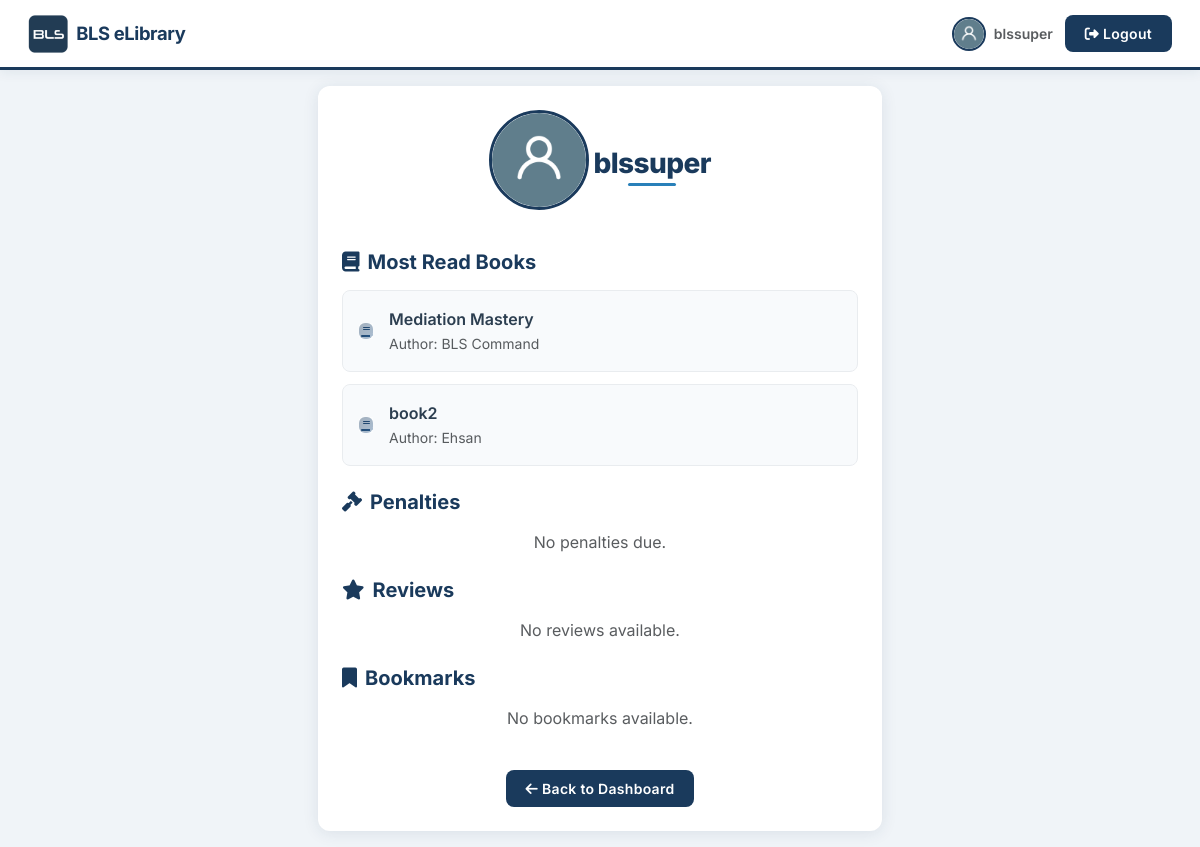
The page /profile/blssuper (signed in) on the database as committed earlier.
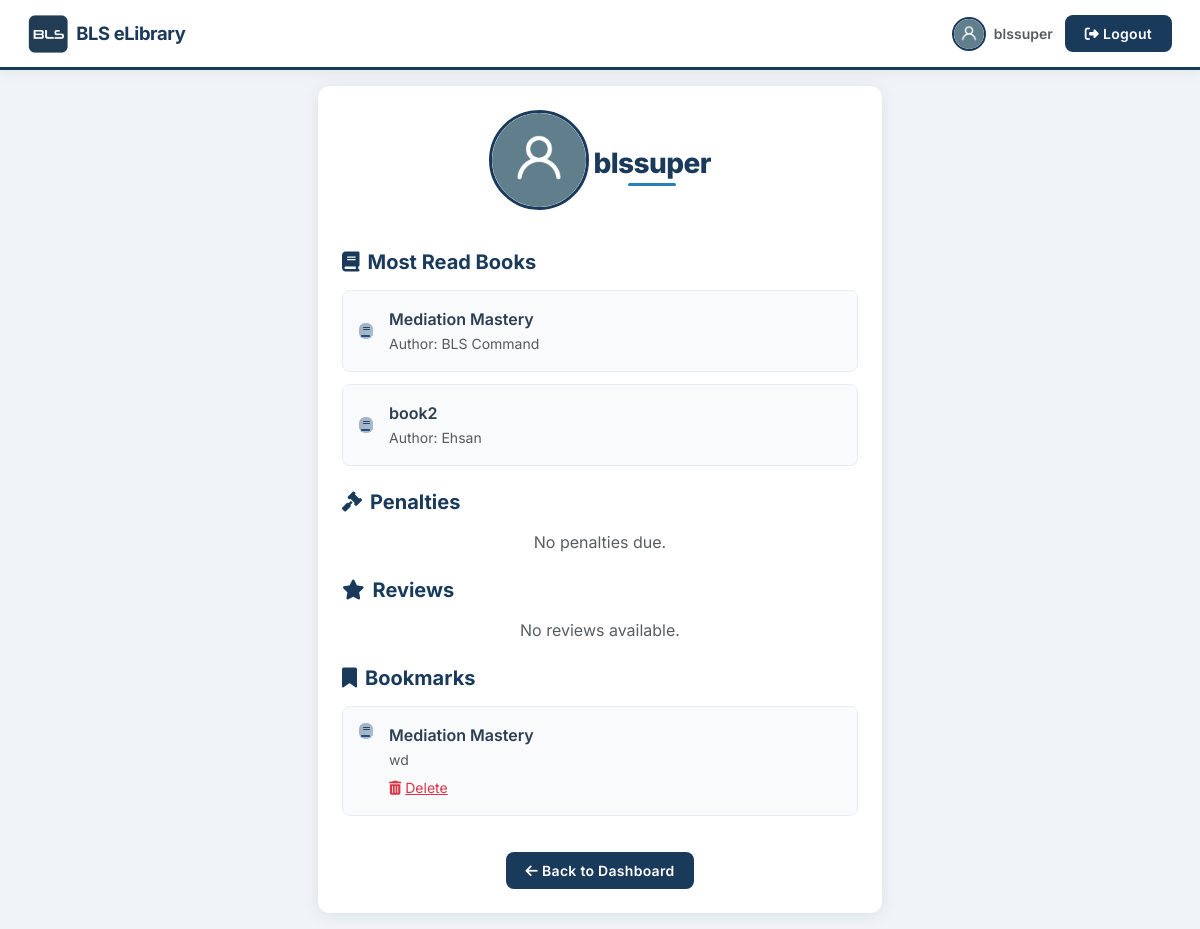
The same page on the database as committed later.
### core/models.py (models this page shows, shortened)
class AbstractModel(models.Model):
    class Meta:
        abstract = True
    creation_date = models.DateTimeField(auto_now_add=True)
    updated_date = models.DateTimeField(auto_now=True)

class Book(AbstractModel):
    book_id = models.AutoField(primary_key=True)
    title = models.CharField(max_length=100, validators=[check_book_text])
    author = models.CharField(max_length=100, validators=[check_book_text])
    isbn = models.CharField(max_length=100, validators=[
                            check_isbn])
    category = models.IntegerField(choices=BOOK_CATEGORIES)
    physical = models.BooleanField(default=True)
    ebook = models.BooleanField(default=True)
    file = models.FileField(upload_to='books/', blank=True, validators=[
                            FileExtensionValidator(['pdf'], 'incorrect File Type!')])
    stock_level = models.IntegerField(default=0, blank=True)
    inventory = models.IntegerField(default=0)
    description = models.CharField(max_length=1000, blank=True)
    cover = models.ImageField(upload_to='covers/', blank=True)
    in_stock = models.BooleanField(default=False)
    numofpages = models.IntegerField(default=10, blank=True)
    text = models.TextField(blank=True)
    audio = models.FileField(upload_to='audio/', blank=True)
    audio_version = models.BooleanField(default=False)

class Bookmark(AbstractModel):
    user_id = models.ForeignKey(BLSUser, on_delete=models.CASCADE)
    book = models.ForeignKey(Book, on_delete=models.CASCADE)
    bookmark_id = models.AutoField(primary_key=True)
    page_number = models.IntegerField()
    comments = models.CharField(max_length=1000)

### core/views.py (the view)
# urls.py: path('profile/<str:username>', profile, name='profile'),
@login_required
def profile(request, username):
    user = BLSUser.objects.filter(username=username)
    if not user.exists():
        return _error(request, 'BLS-E006', 'User not found.', status=404)
    user = user[0]
    read_books = OnlineBookRead.objects.filter(user_id=user)
    title_frequency = {}
    books = []
    if len(read_books) > 0:
        for readbook in read_books:
            if readbook.book.title in title_frequency:
                title_frequency[readbook.book.title] += 1
            else:
                title_frequency[readbook.book.title] = 1
        top_book1 = max(title_frequency, key=title_frequency.get)
        title_frequency[top_book1] = 0
        top_book2 = max(title_frequency, key=title_frequency.get)
        books.append(Book.objects.get(title=top_book1))
        books.append(Book.objects.get(title=top_book2))
    if len(books) > 0:
        hasbooks = True
    else:
        hasbooks = False
    isuser = True if request.user == user else False
    penalities = Penalty.objects.filter(user_id=user, paid=False)
    reviews = Review.objects.filter(user_id=user, see=True)
    haspenalties = True if len(penalities) > 0 else False
    bookmarks = Bookmark.objects.filter(user_id=user)
    if len(bookmarks) > 0:
        hasbookmarks = True
    else:
        hasbookmarks = False
    return render(request, 'profile.html', {'hasbookmarks': hasbookmarks, 'bookmarks': bookmarks, 'hasbooks': hasbooks, 'isuser': isuser, 'books': books, 'user': user, 'penalties': penalities, 'haspenalties': haspenalties, 'reviews': reviews})

### templates/profile.html (shortened to what the changed rows need)
{% extends "base.html" %}
{% load static %}
{% block content %}
<div class="row justify-content-center animate-fade-up">
    <div class="col-md-8 col-lg-6">
        <div class="bls-card-static p-4 text-center">
            <div class="mt-4 text-start">
                {% if hasbooks %}
                    {% for thisbook in books %}
                    <div class="review-item d-flex align-items-center gap-3 animate-fade-up">
                        <a href="{% url 'book' thisbook.book_id %}">
                        </a>
                        <div class="flex-grow-1">
                            <p class="mb-0 fw-semibold">{{ thisbook.title }}</p>
                            <small class="text-muted">Author: {{ thisbook.author }}</small>
                        </div>
                    </div>
                    {% endfor %}
                {% else %}
                    <p class="text-muted text-center">No books read yet.</p>
                {% endif %}
            </div>
            {% if isuser %}
            <div class="mt-4 text-start">
                <h5 class="fw-bold mb-3" style="color: var(--bls-navy);"><i class="fas fa-bookmark me-2"></i>Bookmarks</h5>
                {% if hasbookmarks %}
                    {% for bookmark in bookmarks %}
                    <div class="review-item d-flex align-items-start gap-3 animate-fade-up">
                        <a href="{% url 'book' bookmark.book.book_id %}">
                        </a>
                        <div class="flex-grow-1">
                            <p class="mb-0 fw-semibold">{{ bookmark.book.title }}</p>
                            <small class="text-muted">{{ bookmark.comments }}</small>
                            {% if isuser %}
                            <div class="mt-1">
                                <a href="{% url 'delete_bookmark' bookmark.bookmark_id %}" class="text-danger small" target="_blank" onclick="window.open(this.href, '_blank', 'width=600,height=400'); return false;">
                                    <i class="fas fa-trash-alt me-1"></i>Delete
                                </a>
                            </div>
                            {% endif %}
                        </div>
                    </div>
                    {% endfor %}
                {% else %}
                    <p class="text-muted text-center">No bookmarks available.</p>
                {% endif %}
            </div>
            {% endif %}
        </div>
    </div>
</div>
{% endblock %}

Rows that differ between the two databases and show on the page:
added Bookmark: book "Mediation Mastery", comments "wd"
Other text that changed with them:
text no longer shown: "No bookmarks available."
